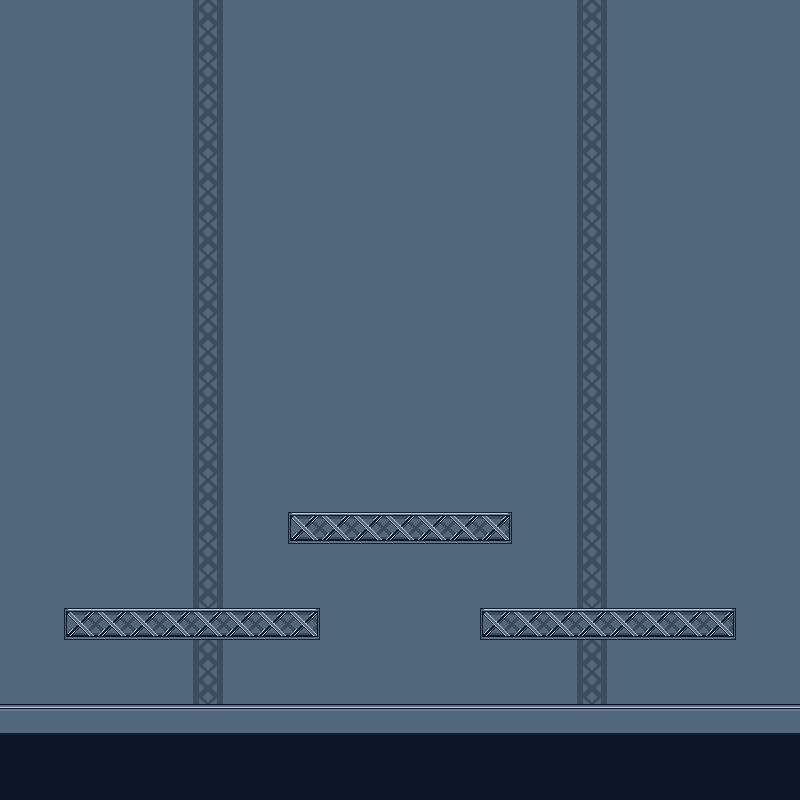

A 2D game scene composited from a Tiled map and its tileset images. What follows is a short description and the map's XML, with every tile layer's data as written:
An orthogonal 25x25 tile map with 32x32 px tiles, 2 tile layers (Background, Foreground).

<map version="1.0" orientation="orthogonal" width="25" height="25" tilewidth="32" tileheight="32">
 <tileset firstgid="1" name="TexturesCurrent" tilewidth="32" tileheight="32">
  <image source="../Textures/TexturesCurrent.png" trans="ff00ff" width="512" height="64" />
 </tileset>
 <layer name="Background" width="25" height="25">
  <data encoding="csv">
13,13,13,13,13,13,12,13,13,13,13,13,13,13,13,13,13,13,12,13,13,13,13,13,13,
13,13,13,13,13,13,12,13,13,13,13,13,13,13,13,13,13,13,12,13,13,13,13,13,13,
13,13,13,13,13,13,12,13,13,13,13,13,13,13,13,13,13,13,12,13,13,13,13,13,13,
13,13,13,13,13,13,12,13,13,13,13,13,13,13,13,13,13,13,12,13,13,13,13,13,13,
13,13,13,13,13,13,12,13,13,13,13,13,13,13,13,13,13,13,12,13,13,13,13,13,13,
13,13,13,13,13,13,12,13,13,13,13,13,13,13,13,13,13,13,12,13,13,13,13,13,13,
13,13,13,13,13,13,12,13,13,13,13,13,13,13,13,13,13,13,12,13,13,13,13,13,13,
13,13,13,13,13,13,12,13,13,13,13,13,13,13,13,13,13,13,12,13,13,13,13,13,13,
13,13,13,13,13,13,12,13,13,13,13,13,13,13,13,13,13,13,12,13,13,13,13,13,13,
13,13,13,13,13,13,12,13,13,13,13,13,13,13,13,13,13,13,12,13,13,13,13,13,13,
13,13,13,13,13,13,12,13,13,13,13,13,13,13,13,13,13,13,12,13,13,13,13,13,13,
13,13,13,13,13,13,12,13,13,13,13,13,13,13,13,13,13,13,12,13,13,13,13,13,13,
13,13,13,13,13,13,12,13,13,13,13,13,13,13,13,13,13,13,12,13,13,13,13,13,13,
13,13,13,13,13,13,12,13,13,13,13,13,13,13,13,13,13,13,12,13,13,13,13,13,13,
13,13,13,13,13,13,12,13,13,13,13,13,13,13,13,13,13,13,12,13,13,13,13,13,13,
13,13,13,13,13,13,12,13,13,13,13,13,13,13,13,13,13,13,12,13,13,13,13,13,13,
13,13,13,13,13,13,12,13,13,13,13,13,13,13,13,13,13,13,12,13,13,13,13,13,13,
13,13,13,13,13,13,12,13,13,13,13,13,13,13,13,13,13,13,12,13,13,13,13,13,13,
13,13,13,13,13,13,12,13,13,13,13,13,13,13,13,13,13,13,12,13,13,13,13,13,13,
13,13,13,13,13,13,12,13,13,13,13,13,13,13,13,13,13,13,12,13,13,13,13,13,13,
13,13,13,13,13,13,12,13,13,13,13,13,13,13,13,13,13,13,12,13,13,13,13,13,13,
13,13,13,13,13,13,12,13,13,13,13,13,13,13,13,13,13,13,12,13,13,13,13,13,13,
13,13,13,13,13,13,13,13,13,13,13,13,13,13,13,13,13,13,13,13,13,13,13,13,13,
13,13,13,13,13,13,13,13,13,13,13,13,13,13,13,13,13,13,13,13,13,13,13,13,13,
13,13,13,13,13,13,13,13,13,13,13,13,13,13,13,13,13,13,13,13,13,13,13,13,13
</data>
 </layer>
 <layer name="Foreground" width="25" height="25">
  <data encoding="csv">
0,0,0,0,0,0,0,0,0,0,0,0,0,0,0,0,0,0,0,0,0,0,0,0,0,
0,0,0,0,0,0,0,0,0,0,0,0,0,0,0,0,0,0,0,0,0,0,0,0,0,
0,0,0,0,0,0,0,0,0,0,0,0,0,0,0,0,0,0,0,0,0,0,0,0,0,
0,0,0,0,0,0,0,0,0,0,0,0,0,0,0,0,0,0,0,0,0,0,0,0,0,
0,0,0,0,0,0,0,0,0,0,0,0,0,0,0,0,0,0,0,0,0,0,0,0,0,
0,0,0,0,0,0,0,0,0,0,0,0,0,0,0,0,0,0,0,0,0,0,0,0,0,
0,0,0,0,0,0,0,0,0,0,0,0,0,0,0,0,0,0,0,0,0,0,0,0,0,
0,0,0,0,0,0,0,0,0,0,0,0,0,0,0,0,0,0,0,0,0,0,0,0,0,
0,0,0,0,0,0,0,0,0,0,0,0,0,0,0,0,0,0,0,0,0,0,0,0,0,
0,0,0,0,0,0,0,0,0,0,0,0,0,0,0,0,0,0,0,0,0,0,0,0,0,
0,0,0,0,0,0,0,0,0,0,0,0,0,0,0,0,0,0,0,0,0,0,0,0,0,
0,0,0,0,0,0,0,0,0,0,0,0,0,0,0,0,0,0,0,0,0,0,0,0,0,
0,0,0,0,0,0,0,0,0,0,0,0,0,0,0,0,0,0,0,0,0,0,0,0,0,
0,0,0,0,0,0,0,0,0,0,0,0,0,0,0,0,0,0,0,0,0,0,0,0,0,
0,0,0,0,0,0,0,0,0,0,0,0,0,0,0,0,0,0,0,0,0,0,0,0,0,
0,0,0,0,0,0,0,0,0,0,0,0,0,0,0,0,0,0,0,0,0,0,0,0,0,
0,0,0,0,0,0,0,0,0,9,8,8,8,8,8,10,0,0,0,0,0,0,0,0,0,
0,0,0,0,0,0,0,0,0,0,0,0,0,0,0,0,0,0,0,0,0,0,0,0,0,
0,0,0,0,0,0,0,0,0,0,0,0,0,0,0,0,0,0,0,0,0,0,0,0,0,
0,0,9,8,8,8,8,8,8,10,0,0,0,0,0,9,8,8,8,8,8,8,10,0,0,
0,0,0,0,0,0,0,0,0,0,0,0,0,0,0,0,0,0,0,0,0,0,0,0,0,
0,0,0,0,0,0,0,0,0,0,0,0,0,0,0,0,0,0,0,0,0,0,0,0,0,
2,2,2,2,2,2,2,2,2,2,2,2,2,2,2,2,2,2,2,2,2,2,2,2,2,
11,11,11,11,11,11,11,11,11,11,11,11,11,11,11,11,11,11,11,11,11,11,11,11,11,
11,11,11,11,11,11,11,11,11,11,11,11,11,11,11,11,11,11,11,11,11,11,11,11,11
</data>
 </layer>
</map>